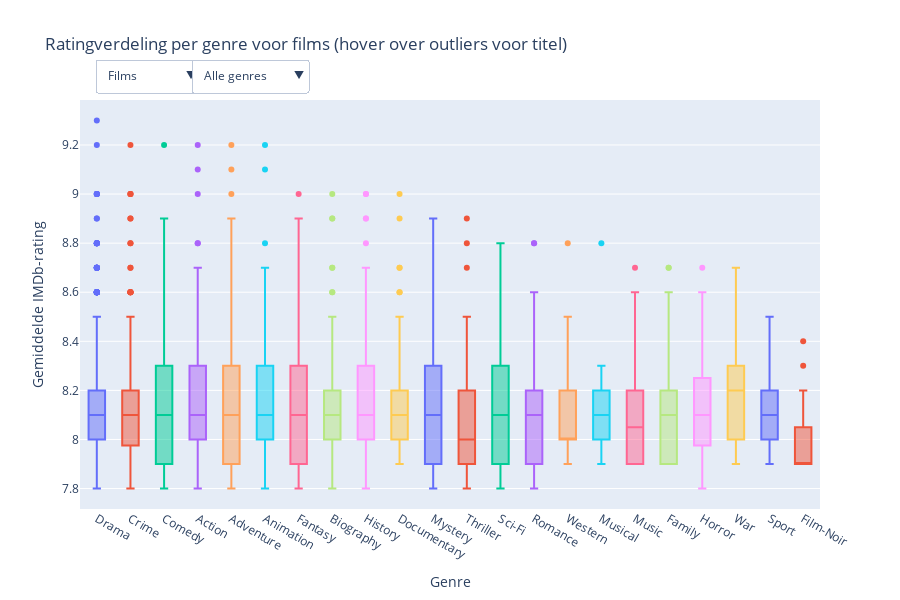

Notebook source saved alongside this figure:
### Markdown cell above
In deze grafiek wordt een vergelijking gemaakt tussen de gemiddelde beoordeling en de aantal stemmen. In de Y-as wordt de gemiddelde rating aangegeven en in de X-as wordt de aantal stemmen aangegeven. De X-as wordt verdeeld in 3 stukken waar de eerste stuk de aantal stemmen weergeeft tussen 10.000 en 100.000 en de tweede stuk tussen 100.000 en 1.000.000 en de derde stuk hoger dan 1.000.000. Uit de grafiek kunnen we zien hoe het aantal votes met de gemiddelde beoordeling met elkaar correleerd. Zo zien we dat hoewel sommige films weinig votes heeft kan het nogsteeds een hoge rating hebben.

### Code cell
import pandas as pd
import plotly.express as px
import plotly.graph_objects as go

# Laad beide datasets
movies_data = pd.read_csv('data/movies.csv')
series_data = pd.read_csv('data/tvseries.csv')

# Functie om data voor te bereiden
def prepare_data(data):
    data_exploded = data.assign(genres=data['genres'].str.split(', ')).explode('genres')
    genre_counts = data_exploded['genres'].value_counts()
    top_genres = genre_counts[genre_counts > 10].index
    filtered_data = data_exploded[data_exploded['genres'].isin(top_genres)]
    return filtered_data, top_genres

# Bereid beide datasets voor
movies_filtered, movies_genres = prepare_data(movies_data)
series_filtered, series_genres = prepare_data(series_data)

# Alle unieke genres voor de genre dropdown
all_genres = sorted(set(movies_genres) | set(series_genres))

# Vind gemeenschappelijke genres voor vergelijking
common_genres = list(set(movies_genres) & set(series_genres))
common_genres.sort()

# Maak een gecombineerde figuur
fig = go.Figure()

# Keep track of trace information for proper filtering
trace_info = []

# Voeg movie traces toe (standaard zichtbaar)
movies_fig = px.box(movies_filtered,
                    x='genres',
                    y='averageRating',
                    color='genres',
                    points='outliers',
                    hover_data=['title'])

for trace in movies_fig.data:
    trace.visible = True
    genre_name = trace.name.replace('genres=', '')
    trace.name = f"Films - {genre_name}"
    trace.legendgroup = "films"
    fig.add_trace(trace)
    trace_info.append({'type': 'movies', 'genre': genre_name})

# Voeg series traces toe (standaard onzichtbaar)  
series_fig = px.box(series_filtered,
                    x='genres', 
                    y='averageRating',
                    color='genres',
                    points='outliers',
                    hover_data=['title'])

for trace in series_fig.data:
    trace.visible = False
    genre_name = trace.name.replace('genres=', '')
    trace.name = f"Series - {genre_name}"
    trace.legendgroup = "series"
    fig.add_trace(trace)
    trace_info.append({'type': 'series', 'genre': genre_name})

# Voeg vergelijkingstraces toe voor gemeenschappelijke genres (standaard onzichtbaar)
for genre in common_genres:
    # Films data voor dit genre
    movies_genre_data = movies_filtered[movies_filtered['genres'] == genre]
    fig.add_trace(go.Box(
        y=movies_genre_data['averageRating'],
        x=[f"{genre} - Films"] * len(movies_genre_data),
        name=f"Films - {genre}",
        marker_color=px.colors.qualitative.Plotly[common_genres.index(genre) % len(px.colors.qualitative.Plotly)],
        boxpoints='outliers',
        customdata=movies_genre_data[['title']],
        hovertemplate='<b>%{x}</b><br>Rating: %{y}<br>Titel: %{customdata[0]}<extra></extra>',
        visible=False,
        legendgroup="comparison"
    ))
    trace_info.append({'type': 'comparison_movies', 'genre': genre})
    
    # Series data voor dit genre
    series_genre_data = series_filtered[series_filtered['genres'] == genre]
    fig.add_trace(go.Box(
        y=series_genre_data['averageRating'],
        x=[f"{genre} - Series"] * len(series_genre_data),
        name=f"Series - {genre}",
        marker_color=px.colors.qualitative.Plotly[common_genres.index(genre) % len(px.colors.qualitative.Plotly)],
        boxpoints='outliers',
        customdata=series_genre_data[['title']],
        hovertemplate='<b>%{x}</b><br>Rating: %{y}<br>Titel: %{customdata[0]}<extra></extra>',
        visible=False,
        opacity=0.6,
        legendgroup="comparison"
    ))
    trace_info.append({'type': 'comparison_series', 'genre': genre})

# Bereken counts
movies_count = len([t for t in trace_info if t['type'] == 'movies'])
series_count = len([t for t in trace_info if t['type'] == 'series'])
comparison_count = len([t for t in trace_info if t['type'].startswith('comparison')])

# Maak genre filter buttons dynamisch
def create_genre_buttons():
    # Alle genres button
    buttons = [{
        "label": "Alle genres",
        "method": "restyle",
        "args": [{"visible": [True] * len(trace_info)}]
    }]
    
    for genre in all_genres:
        # Maak visibility array voor dit genre
        visibility = []
        
        for trace in trace_info:
            # Show trace if it matches the selected genre
            visibility.append(trace['genre'] == genre)
        
        buttons.append({
            "label": genre,
            "method": "restyle", 
            "args": [{"visible": visibility}]
        })
    
    return buttons

# Update layout
fig.update_layout(
    title='Ratingverdeling per genre voor films (hover over outliers voor titel)',
    updatemenus=[
        # Films/Series/Vergelijking schakelaar
        {
            "buttons": [
                {
                    "label": "Films",
                    "method": "update",
                    "args": [
                        {"visible": [t['type'] == 'movies' for t in trace_info]},
                        {"title": "Ratingverdeling per genre voor films (hover over outliers voor titel)"}
                    ]
                },
                {
                    "label": "Series",
                    "method": "update",
                    "args": [
                        {"visible": [t['type'] == 'series' for t in trace_info]},
                        {"title": "Ratingverdeling per genre voor series (hover over outliers voor titel)"}
                    ]
                },
                {
                    "label": "Vergelijking",
                    "method": "update",
                    "args": [
                        {"visible": [t['type'].startswith('comparison') for t in trace_info]},
                        {"title": "Vergelijking van films vs series per genre (hover over outliers voor titel)"}
                    ]
                }
            ],
            "direction": "down",
            "showactive": True,
            "x": 0.02,
            "xanchor": "left",
            "y": 1.1,
            "yanchor": "top"
        },
        # Genre filter - werkt op de momenteel zichtbare data
        {
            "buttons": create_genre_buttons(),
            "direction": "down",
            "showactive": True,
            "x": 0.15,
            "xanchor": "left",
            "y": 1.1,
            "yanchor": "top"
        }
    ],
    xaxis_title="Genre",
    yaxis_title="Gemiddelde IMDb-rating",
    height=600,
    hoverlabel=dict(bgcolor="white", font_size=13, font_family="Arial"),
    showlegend=False
)

fig.show()
